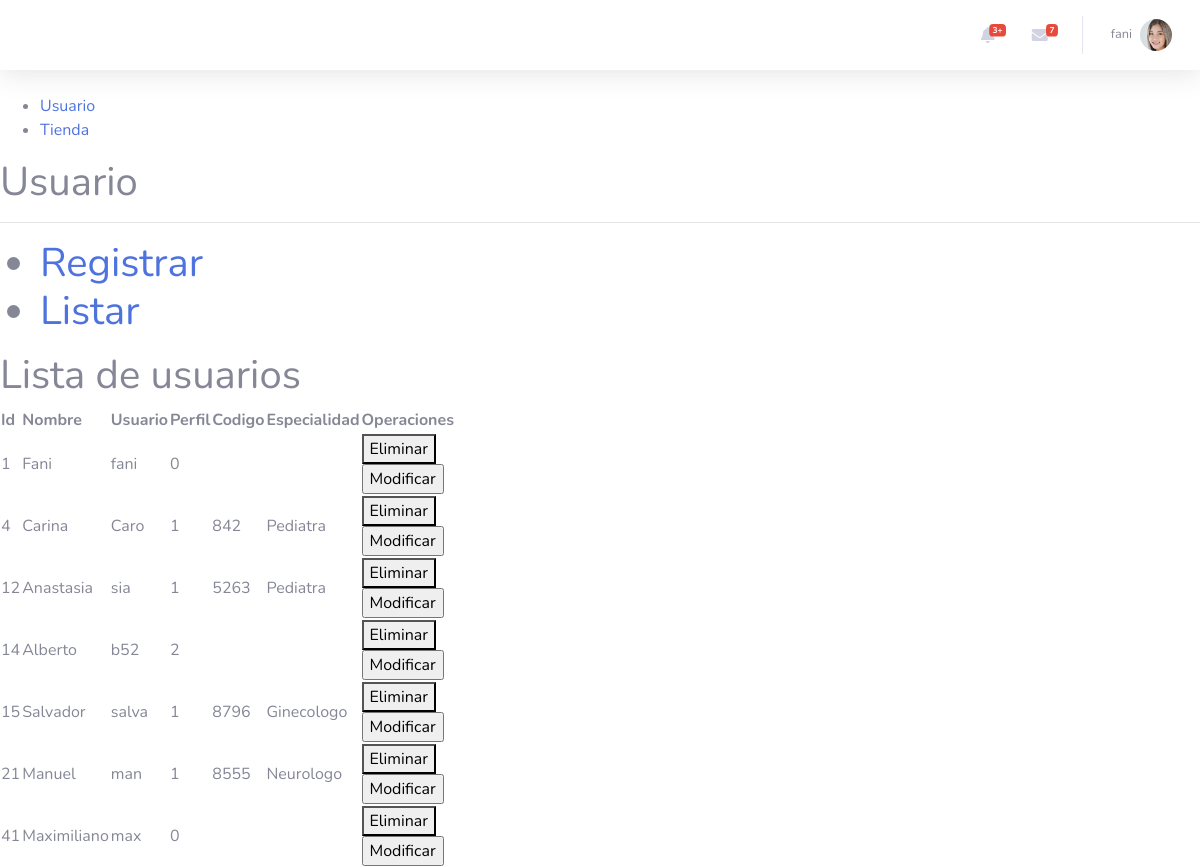
Page /clinica/usuario (signed in) on the committed database.
### tables this page shows
CREATE TABLE `usuarios` (
  `id` int(11) NOT NULL,
  `nombre` varchar(255) NOT NULL,
  `usuario` varchar(255) NOT NULL,
  `password` varchar(255) NOT NULL,
  `perfil` int(11) NOT NULL,
  `activo` tinyint(1) NOT NULL DEFAULT 1,
  `codigo` varchar(255) DEFAULT NULL,
  `especialidad` varchar(255) DEFAULT NULL
);

### clinica/index.php (called while the page is built, shortened)
<?php
require_once "controladores/UsuarioController.php";
require_once "controladores/AjaxController.php";
require_once "modelos/Usuario.php";
if (isset($_GET["controller"])&&$_GET["controller"]!=null){
    $controller=$_GET["controller"];
}else{
   $controller="home";
}
if(isset($_GET["action"])&&$_GET["action"]!=""){
    $action=$_GET["action"];
}else{
    $action="index";
}
Router::index($controller,$action);
?>

### clinica/modelos/Usuario.php (called while the page is built, shortened)
<?php
class Usuario{
    public function __construct($id, $nombre, $usuario, $password, $perfil, $codigo, $especialidad)
    {
        $this->id = $id;
        $this->nombre = $nombre;
        $this->usuario = $usuario;
        $this->perfil = $perfil;
        $this->codigo = $codigo;
        $this->especialidad = $especialidad;
    }
    public static function getAll()
    {
        $usuarios = null;
        $conexion = Conexion::getConexion();
        $consulta = "select * from usuarios where activo=1";
        $resultado = $conexion->query($consulta);
        while ($row = $resultado->fetch_assoc()) {
            extract($row);
            $usuarios[] = new Usuario($id, $nombre, $usuario, $password, $perfil, $codigo, $especialidad);
        }
        return $usuarios;
    }
    }
    ?>

### clinica/vistas/usuario/partials/Listar.php (the view, shortened to what this page needs)
<!DOCTYPE html>
<html lang="en">
<head>
</head>
<body>
    <h1>Lista de usuarios</h1>
    <table>
    <thead>
   <th>Id</th>
   <th>Nombre</th>
   <th>Usuario</th>
   <th>Perfil</th>
   <th>Codigo</th>
   <th>Especialidad</th>
   <th>Operaciones</th>
    </thead>
    <tbody>
    <?php
foreach ($usuarios as $key => $usuario) {
    echo "<tr><td>$usuario->id</td> <td>$usuario->nombre</td> <td>$usuario->usuario</td> <td>$usuario->perfil</td> <td>$usuario->codigo</td> <td>$usuario->especialidad</td> <td><button id='del-$usuario->id' class='btnEliminar'>Eliminar</button> <form action='usuario/Registrar' method='post'><input type='hidden' name='id' value=$usuario->id> <input type='submit' value='Modificar'></form>";
}
    ?>
    </tbody>
    </table>
</body>
</html>

### rows in the picture
usuarios: id "1", nombre "Fani", usuario "fani", perfil "0"
usuarios: id "4", nombre "Carina", usuario "Caro", perfil "1", codigo "842", especialidad "Pediatra"
usuarios: id "12", nombre "Anastasia", usuario "sia", perfil "1", codigo "5263", especialidad "Pediatra"
usuarios: id "14", nombre "Alberto", usuario "b52", perfil "2"
usuarios: id "15", nombre "Salvador", usuario "salva", perfil "1", codigo "8796", especialidad "Ginecologo"
usuarios: id "21", nombre "Manuel", usuario "man", perfil "1", codigo "8555", especialidad "Neurologo"
usuarios: id "41", nombre "Maximiliano", usuario "max", perfil "0"

### other values in the picture
$usuario "fani"
